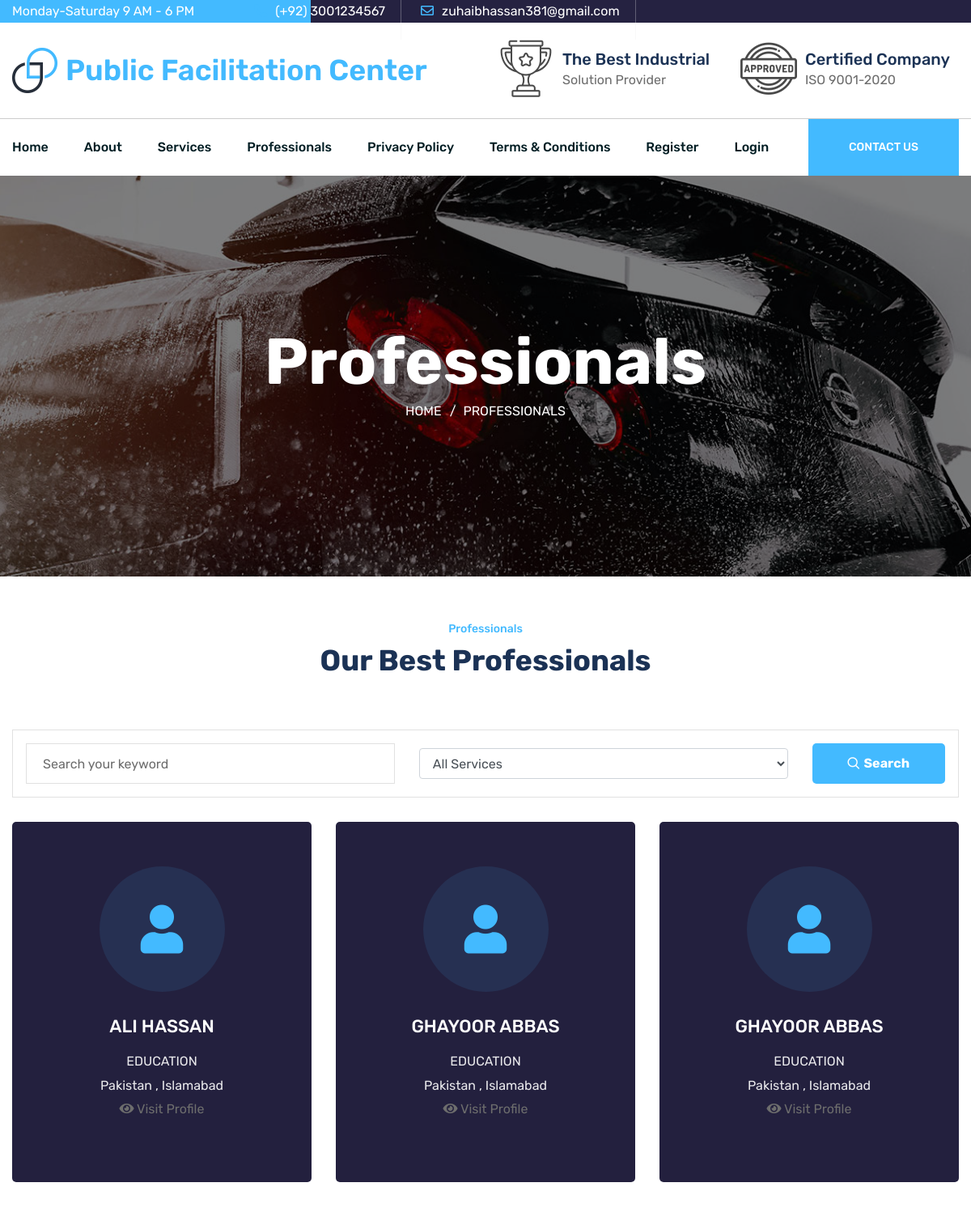
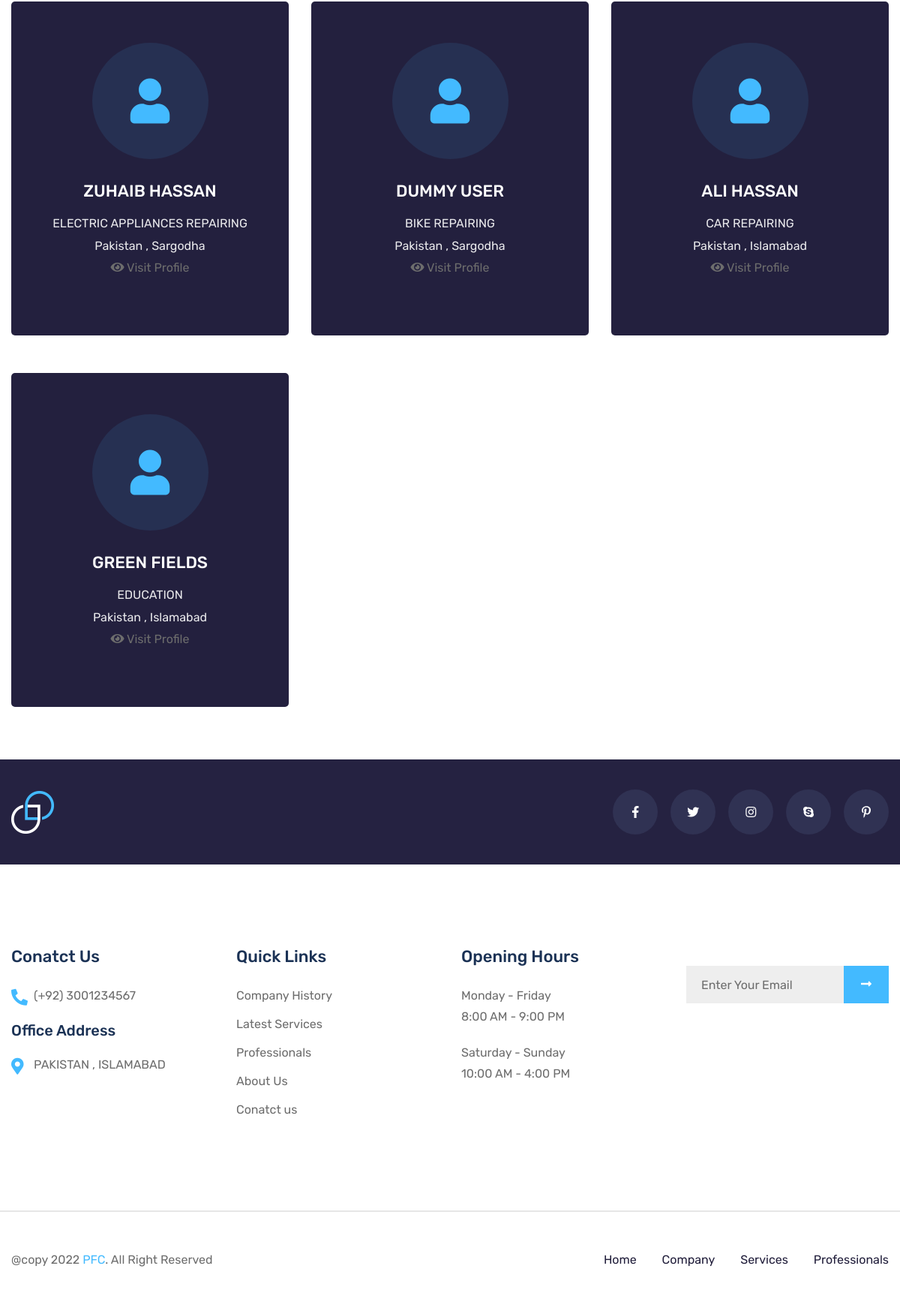
Page /professionals on the committed database (2 pictures, top to bottom).
### tables this page shows
CREATE TABLE `tbl_users` (
  `user_id` int(11) NOT NULL,
  `user_profile_image` varchar(255) DEFAULT NULL,
  `user_name` varchar(100) DEFAULT NULL,
  `user_username` varchar(50) DEFAULT NULL,
  `user_slug` varchar(255) DEFAULT NULL,
  `user_email` varchar(255) DEFAULT NULL,
  `user_contact` varchar(20) DEFAULT NULL,
  `user_password` varchar(255) DEFAULT NULL,
  `user_city` varchar(50) DEFAULT NULL,
  `user_location` varchar(255) DEFAULT NULL,
  `service_id` int(11) NOT NULL,
  `user_status` int(1) NOT NULL,
  `user_order` int(11) NOT NULL,
  `user_login_session` varchar(50) DEFAULT NULL
);

CREATE TABLE `tbl_services` (
  `service_id` int(11) NOT NULL,
  `service_slug` varchar(255) DEFAULT NULL,
  `service_title` varchar(255) DEFAULT NULL,
  `service_icon` varchar(100) DEFAULT NULL,
  `service_short_desc` varchar(255) DEFAULT NULL,
  `service_detail` longtext DEFAULT NULL,
  `service_status` int(1) NOT NULL,
  `service_order` int(11) NOT NULL
);

CREATE TABLE `tbl_texts` (
  `txt_id` int(11) NOT NULL,
  `txt_type` varchar(50) NOT NULL,
  `txt_data` longtext DEFAULT NULL
);

### includes/baseFunctions.php (called while the page is built, shortened)
<?php
function doEncode($string, $key = 'fusionmaxcarwash.com')
{
    $string = base64_encode($string);
    $key = sha1($key);
    $strLen = strlen($string);
    $keyLen = strlen($key);
    for ($i = 0; $i < $strLen; $i++) {
        $ordStr = ord(substr($string, $i, 1));
        $ordKey = ord(substr($key, $j, 1));
        $j++;
        $hash .= strrev(base_convert(dechex($ordStr + $ordKey), 16, 36));
    }
    return ($hash);
}
function fetch_assoc($ex)
{
    return $ex->fetch_assoc();
}
function getList($query)
{
    global $conn;
    $ex = $conn->query($query) or die($query);
    if (mysqli_num_rows($ex) > 0) {
        return $ex;
    }
    return false;
}
function getTable($table, $where)
{
    global $conn;
    $sql = "SELECT * FROM " . $table . " WHERE " . $where;
    $ex = $conn->query($sql) or die($sql);
    $rs = $ex->fetch_array();
    return $rs;
}
?>

### includes/siteFunctions.php (called while the page is built, shortened)
<?php
function getServiceByServiceId($id)
{
    $output = array();
    if ($ex = getList("SELECT * FROM tbl_services WHERE `service_id`='$id' AND service_status='1' ")) {
        $output = fetch_assoc($ex);
    }
    return $output;
}

### includes/conn.php (called while the page is built, shortened)
<?php session_start();
if ($_SERVER['HTTP_HOST'] != 'localhost') {
    $hostname_dbconn = "localhost";
    $rating_dbname = "public";
    $username_dbconn = "root";
    $password_dbconn = '';
    $path = "http://localhost/public-facilitation-center/";
} else {
    $path = "http://localhost/public-facilitation-center/";
}

### inc_pages/professionals.php (the view, shortened to what this page needs)
<section class="breadcrumbs-area bg_cover" style="background-image: url(assets/images/bg/breadcrumb-bg-1.jpg);">
    <div class="container">
        <div class="row justify-content-center">
            <div class="col-lg-10">
                <div class="breadcrumbs-content text-center">
                    <h1>Professionals</h1>
                    <ul>
                        <li><a href="#">Home</a></li>
                        <li class="active">Professionals</li>
                    </ul>
                </div>
            </div>
        </div>
    </div>
</section>
<section class="service-area service-area-v2 pt-50">
    <div class="container">
        <div class="row justify-content-center">
            <div class="col-lg-10">
                <div class="section-title text-center mb-60">
                    <span class="span">Professionals</span>
                    <h2>Our Best Professionals</h2>
                </div>
            </div>
        </div>
        <div class="row mb-30">
            <div class="col-md-12">
                <div class="search-box1">
                    <form method="get">
                        <div class="row">
                            <div class="col-md-5 inp-box">
                                <div class="form_group w-100">
                                    <input type="text" class="form_control" value="<?= $_REQUEST['search'] ?>"
                                        placeholder="Search your keyword" name="search">
                                </div>
                            </div>
                            <div class="col-lg-5 inp-box">
                                <div class="form-group w-100 select-group">
                                    <select id="category" class="form-control category" name="category"
                                        data-live-search="true">
                                        <option value="" <?= $_REQUEST['category'] ?: 'selected' ?>>All Services
                                        </option>
                                    </select>
                                </div>
                            </div>
                            <div class="col-lg-2 inp-box">
                                <button type="submit" class="btn search-btn">
                                    <i class="flaticon-search-interface-symbol"></i>Search</button>
                            </div>
                        </div>
                    </form>
                </div>
            </div>
        </div>
        <div class="row">
            <?php
                $where = "";
                $paging1 =  "SELECT * FROM tbl_users  WHERE
                 user_status='1'
                 " . $where . " " .   $like . "
                  ORDER BY user_order DESC";
                $exe1 = $conn->query($paging1) or die(mysqli_error($conn));
                $total_products =  $exe1->num_rows;
                if ($total_products) {
                    while ($user = $exe1->fetch_array()) {
                        $service = getServiceByServiceId($user['service_id']);
                ?>
            <div class="col-lg-4">
                <div class="service-item mb-50">
                    <div class="icon">
                        <i class="fas fa-user"></i>
                    </div>
                    <div class="info">
                        <h4><?= $user['user_name'] ?></h4>
                        <p><?= $service['service_title'] ?></p>
                        <p><?= $user['user_location'] ?></p>
                        <a href="<?= $path ?>profile/<?= doEncode($user['user_id']) ?>" class="btn_link"><i
                                class="fas fa-eye"></i> Visit Profile</a>
                    </div>
                </div>
            </div>
            <?php }
                } else {
                    ?>
            <div class="d-flex w-100 pt-5 justify-content-center align-items-center">
                <h4>No Professional found</h4>
            </div>
            <?php
                }
                ?>
        </div>
    </div>
</section>

### inc_pages/shared/footer.php (shortened to what this page needs)
<?php
        $footerrs = getTable('tbl_texts', " `txt_type` = 'footer' ");
        $footer = unserialize(stripslashes($footerrs['txt_data']));
        ?>
<footer class="footer-area">
    <div class="footer-top pt-40 pb-40">
        <div class="container">
            <div class="row align-items-center">
                <div class="col-lg-4">
                    <div class="brand-logo">
                        <a href="#"><img src="<?= $path ?>assets/images/logo/logo-2.png" class="img-fluid" alt=""></a>
                    </div>
                </div>
                <div class="col-lg-8">
                    <div class="social-box">
                        <ul>
                            <?php if ($site_facebook) { ?>
                    <li><a target="_blank" href="<?= $site_facebook ?>"><i class="fab fa-facebook-f"></i></a>
                    </li>
                    <?php } ?>
                    <?php if ($site_twitter) { ?>
                    <li><a target="_blank" href="<?= $site_twitter ?>"><i class="fab fa-twitter"></i></a></li>
                    <?php } ?>
                    <?php if ($site_instagram) { ?>
                    <li><a target="_blank" href="<?= $site_instagram ?>"><i class="fab fa-instagram"></i></a>
                    </li>
                    <?php } ?>
                    <?php if ($site_skype) { ?>
                    <li><a target="_blank" href="skype:<?= $site_skype ?>?call"><i class="fab fa-skype"></i></a>
                    </li>
                    <?php } ?>
                    <?php if ($site_pinterest) { ?>
                    <li><a target="_blank" href="<?= $site_pinterest ?>"><i class="fab fa-pinterest-p"></i></a>
                    </li>
                    <?php } ?>
                        </ul>
                    </div>
                </div>
            </div>
        </div>
    </div>
    <div class="footer-widget-area pt-110 pb-110">
        <div class="container">
            <div class="row">
                <div class="col-lg-3 col-md-6 col-sm-12">
                    <div class="widget contact-info-widget">
                        <h4 class="widget-title">Conatct Us</h4>
                        <div class="info-box mb-20">
                            <p><i class="fas fa-phone-alt"></i><a href="tel:+923035051247"><?= $site_phone ?></a></p>
                        </div>
                        <div class="info-box">
                            <h5 class="mb-20">Office Address</h5>
                            <p><i class="fas fa-map-marker-alt"></i><?= $site_address ?></p>
                        </div>
                    </div>
                </div>
                <div class="col-lg-3 col-md-6 col-sm-12">
                    <div class="widget quick-link-widget">
                        <h4 class="widget-title">Quick Links</h4>
                        <ul class="widget-link">
                            <li><a href="<?= $path ?>about">Company History</a></li>
                            <li><a href="<?= $path ?>service">Latest Services</a></li>
                            <li><a href="<?= $path ?>professionals">Professionals</a></li>
                            <li><a href="<?= $path ?>about">About Us</a></li>
                            <li><a href="<?= $path ?>contact">Conatct us</a></li>
                        </ul>
                    </div>
                </div>
                <div class="col-lg-3 col-md-6 col-sm-12">
                    <div class="widget opening-hours-widget">
                        <h4 class="widget-title">Opening Hours</h4>
                        <div class="info-box">
                            <p>Monday - Friday</p>
                            <p>8:00 AM - 9:00 PM</p>
                        </div>
                        <div class="info-box">
                            <p>Saturday - Sunday</p>
                            <p>10:00 AM - 4:00 PM</p>
                        </div>
                    </div>
                </div>
                <div class="col-lg-3 col-md-6 col-sm-12">
                    <div class="widget newsletters-widget">
                  <form action="#" method="post" data-url="<?= $path . 'send-newsletter' ?>" data-type="newsletter" class="newsletters-form contact-form newsletter">
                      <div class="form_group">
                          <input type="email" class="form_control" placeholder="Enter Your Email" name="email" required>
                          <button type="submit" class="icon submit"><img id="btn-loader" style="height: 25px;display:none;" src="<?= $path ?>assets/images/illustrations/btn-loader.svg" alt="Please wait...">
                              <span class="submit-text"><i class="fas fa-long-arrow-alt-right"></i></span></button>
                      </div>
                  </form>
              </div>
          </div>
            </div>
        </div>
    </div>
    <div class="footer-bootom-area">
        <div class="container">
            <div class="row">
                <div class="col-lg-6">
                    <div class="copyright-text">
                        <p><?= $footer['text_copyright'] ?></p>
                    </div>
                </div>
                <div class="col-lg-6">
                    <div class="footer-nav">
                        <ul>
                            <li><a href="<?= $path ?>">Home</a></li>
                            <li><a href="<?= $path ?>about">Company</a></li>
                            <li><a href="<?= $path ?>service">Services</a></li>
                            <li><a href="<?= $path ?>professionals">Professionals</a></li>
                        </ul>
                    </div>
                </div>
            </div>
        </div>
    </div>
</footer>

### assets/css/default.css (style rules this page uses)
.mb-20 { margin-bottom: 20px; }
.mb-30 { margin-bottom: 30px; }
.mb-50 { margin-bottom: 50px; }
.mb-60 { margin-bottom: 60px; }
.pt-40 { padding-top: 40px; }
.pt-50 { padding-top: 50px; }
.pt-110 { padding-top: 110px; }
.pb-40 { padding-bottom: 40px; }
.pb-110 { padding-bottom: 110px; }

### inc_pages/professionals.php (style rules this page uses)
.search-box1 { border: 1px solid #e1e1e1; padding: 16px; }
.search-box1 .inp-box { display: flex; width: 100%; align-items: center; }
.search-box1 .inp-box .form-group { margin: 0px !important; }
.search-btn { background: linear-gradient(45deg, #43baff, #43baff, #43baff); ; color: #fff; overflow: hidden; padding: 5px 10px; outline: 0 !important; box-shadow: none !important; height: 50px; border-radius: 5px; width: 100%; font-size: 16px; font-weight: bold; }
.search-btn i { font-size: 14px; margin-right: 6px; }

### rows in the picture
tbl_users: user_name "ALI HASSAN", service.service_title "EDUCATION", user_location "Pakistan , Islamabad"
tbl_users: user_name "GHAYOOR ABBAS", service.service_title "EDUCATION", user_location "Pakistan , Islamabad"
tbl_users: user_name "GHAYOOR ABBAS", service.service_title "EDUCATION", user_location "Pakistan , Islamabad"
tbl_users: user_name "ZUHAIB HASSAN", service.service_title "ELECTRIC APPLIANCES REPAIRING", user_location "Pakistan , Sargodha"
tbl_users: user_name "DUMMY USER", service.service_title "BIKE REPAIRING", user_location "Pakistan , Sargodha"
tbl_users: user_name "ALI HASSAN", service.service_title "CAR REPAIRING", user_location "Pakistan , Islamabad"
tbl_users: user_name "GREEN FIELDS", service.service_title "EDUCATION", user_location "Pakistan , Islamabad"
tbl_texts: txt_data "@copy 2022 PFC . All Right Reserved"

### other values in the picture
$site_phone "(+92) 3001234567"
$site_email "zuhaibhassan381@gmail.com"
$site_address "PAKISTAN , ISLAMABAD"
